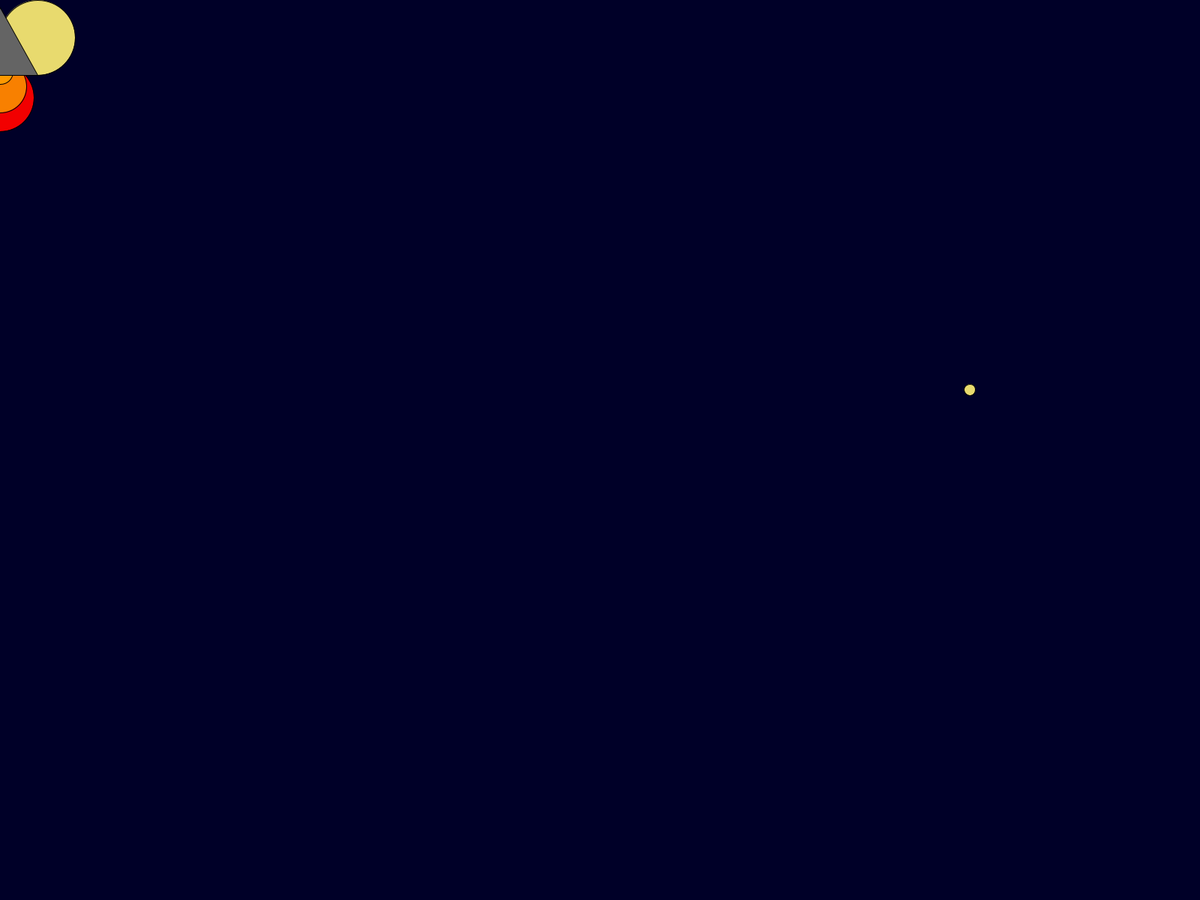
Frame 1 (no input)
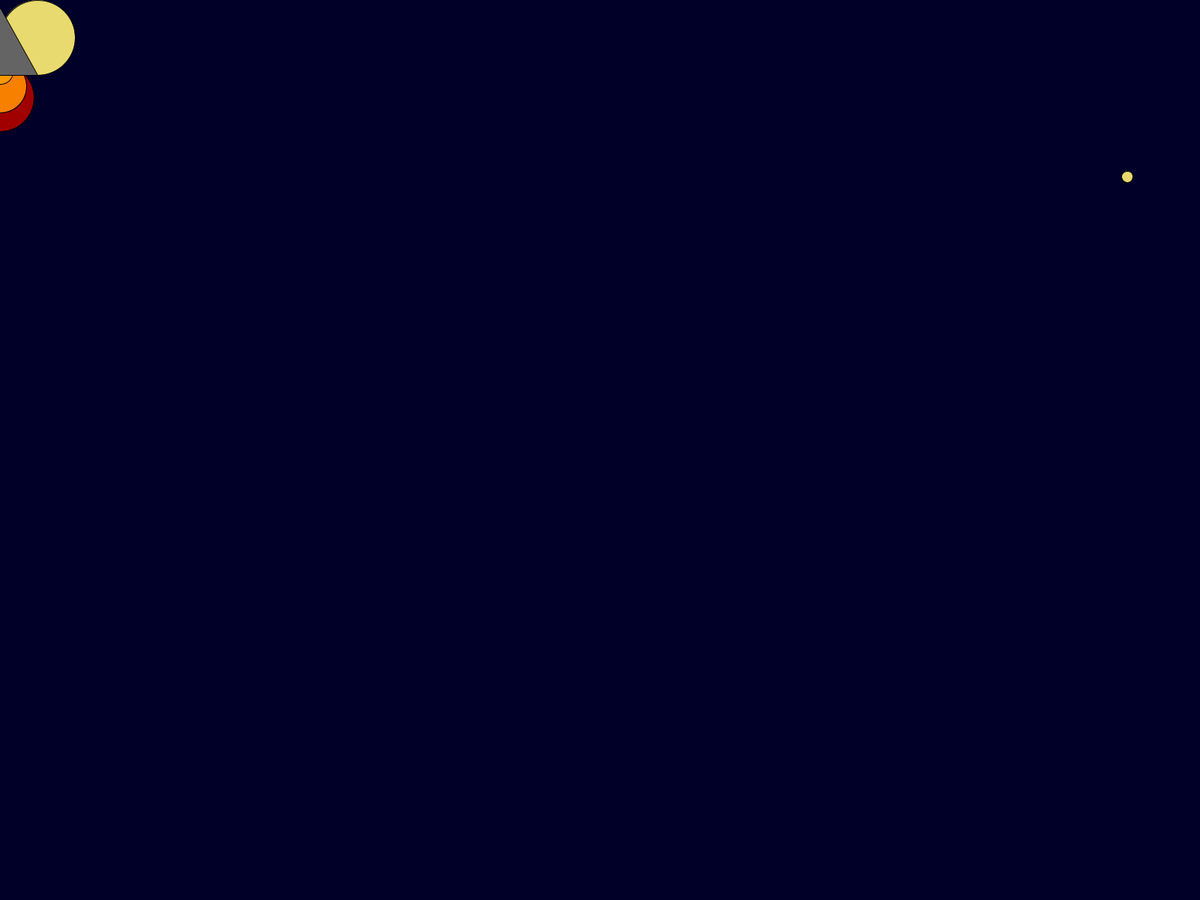
Frame 60 (the mouse pressed at the canvas centre just before this capture)
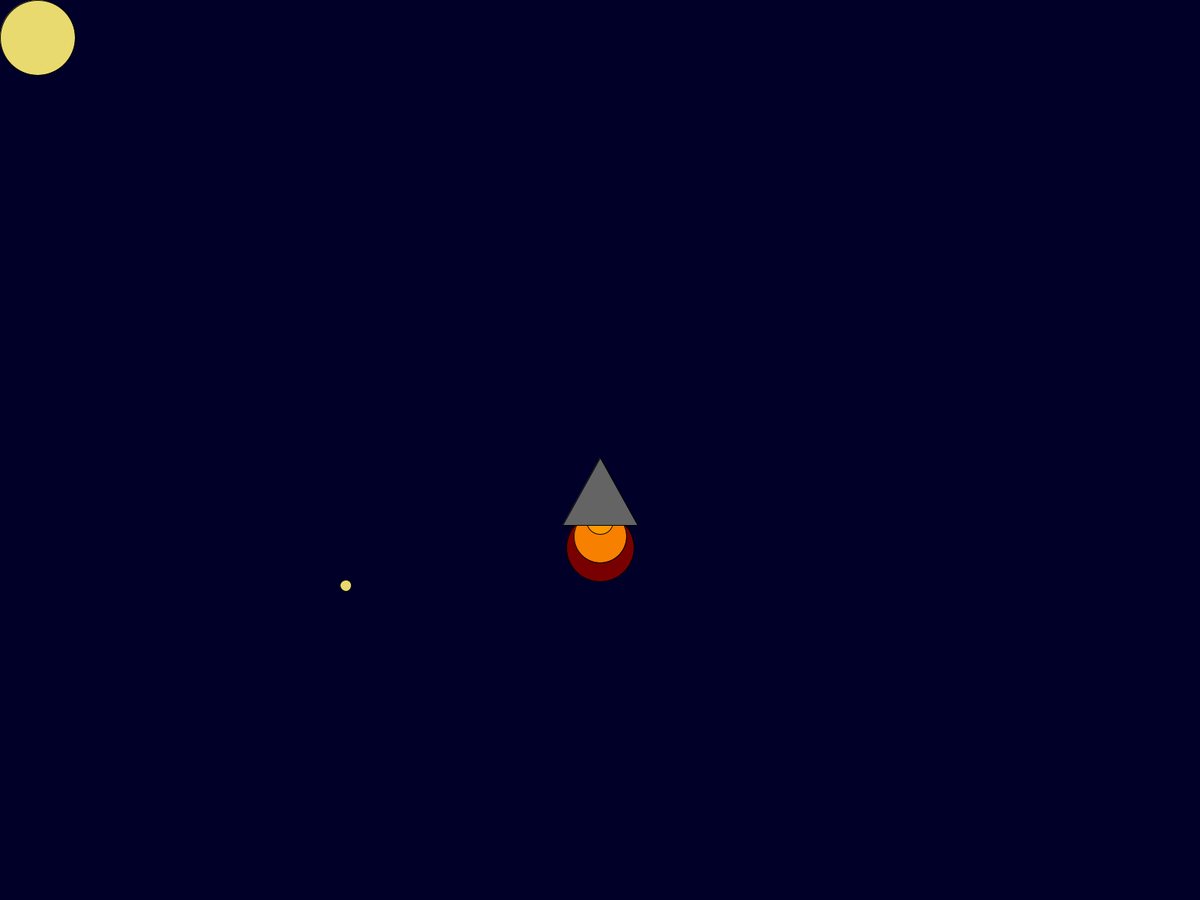
Frame 120 (the mouse held since frame 60 and released just before this capture)

The Processing sketch that drew these frames (run headless with seeded random() and noise(); from frame 60 on, the mouse is pressed at the canvas centre):

// Processing sketch: rocket
// ── rocket.pde
/* 1. Change the code below to make the rocket ship take off. */
/* 2. Add a moon and stars to the sky. */



void setup() {
  fullScreen();
}

void draw() {
    background(0, 0, 40);
    int x = mouseX;
int y = mouseY;
      fill(232, 218, 110);
    ellipse(50,50, 100, 100);
      fill(232, 218, 110);
    ellipse(random(2000),random(2000), 15, 15);
  fill(random(255), 0, 0);
  ellipse(x, y + 130, 90, 90);
  fill(248, 128, 0);
  ellipse(x, y + 115, 70, 70);
  fill(255, 153, 0);
  ellipse(x, y + 95, 35, 35);
  fill(100, 100, 100);
  triangle(x, y + 10, x + 50, y + 100, x - 50, y + 100);
/*  x = x-10;
  y = y-10;*/
}
